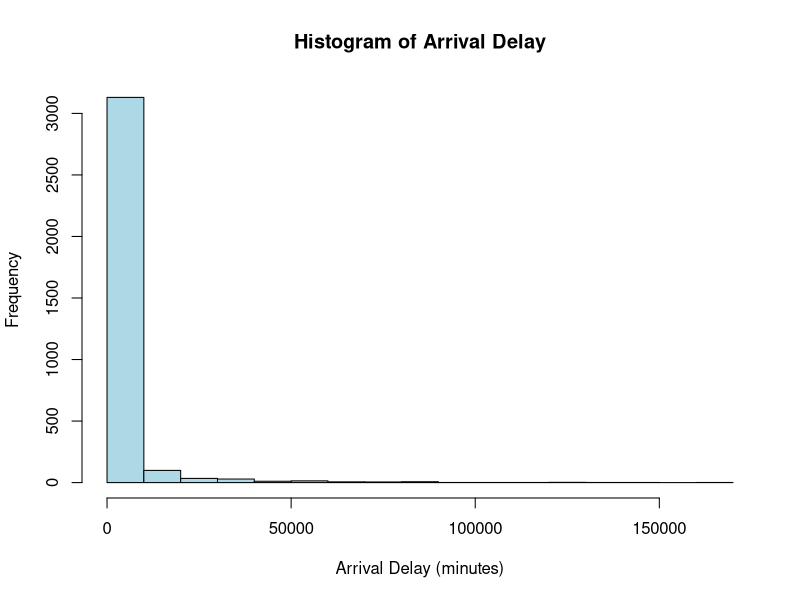
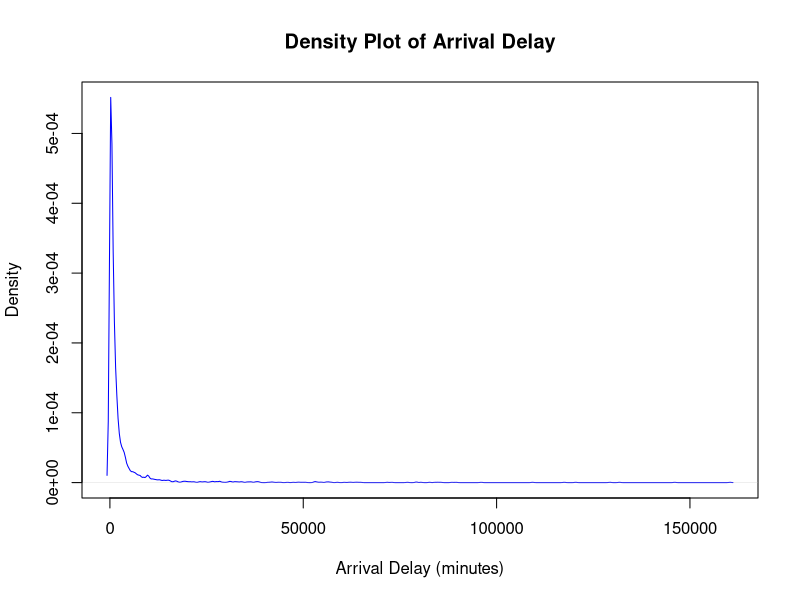
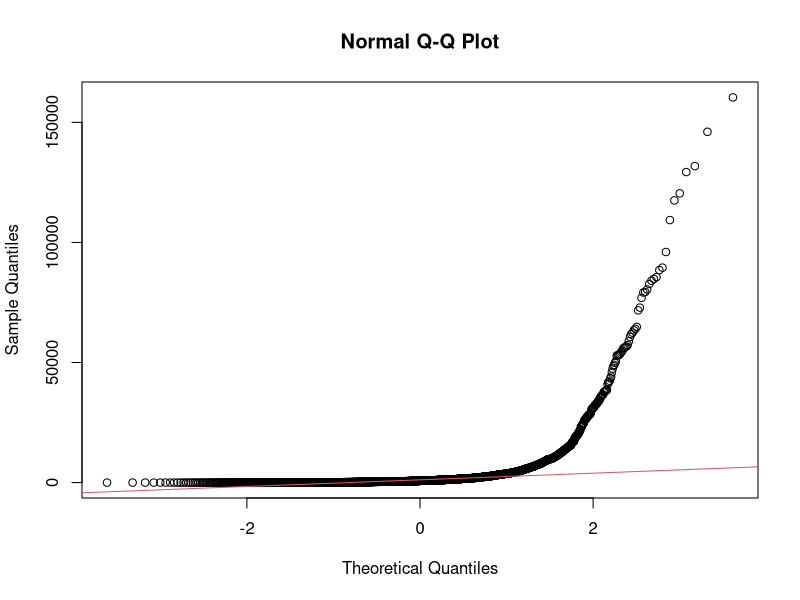
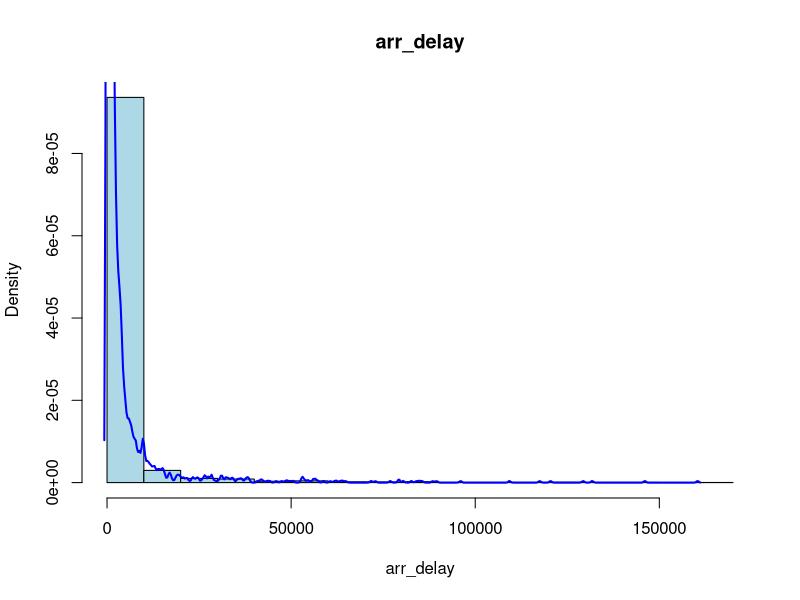
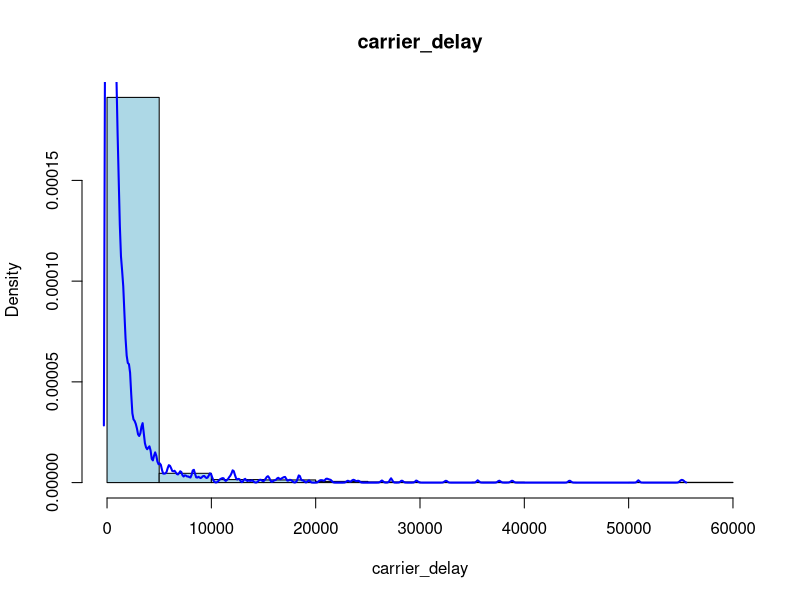
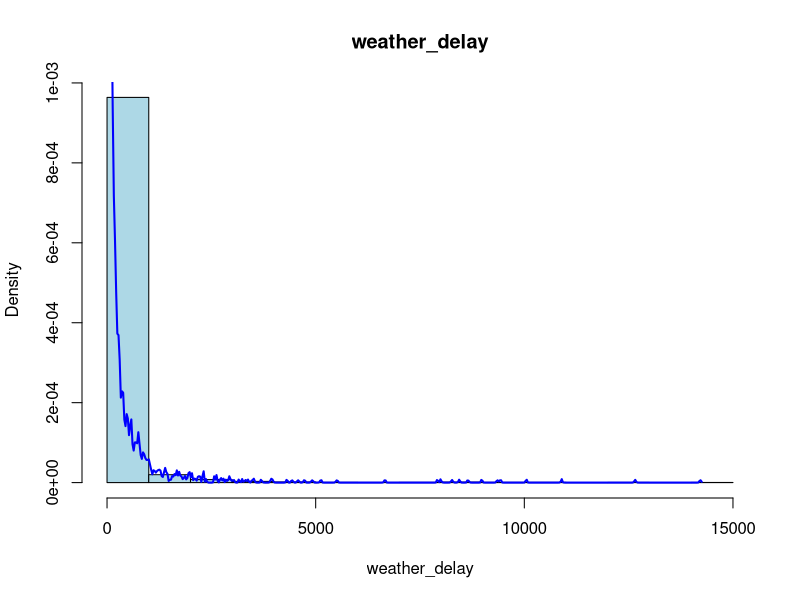
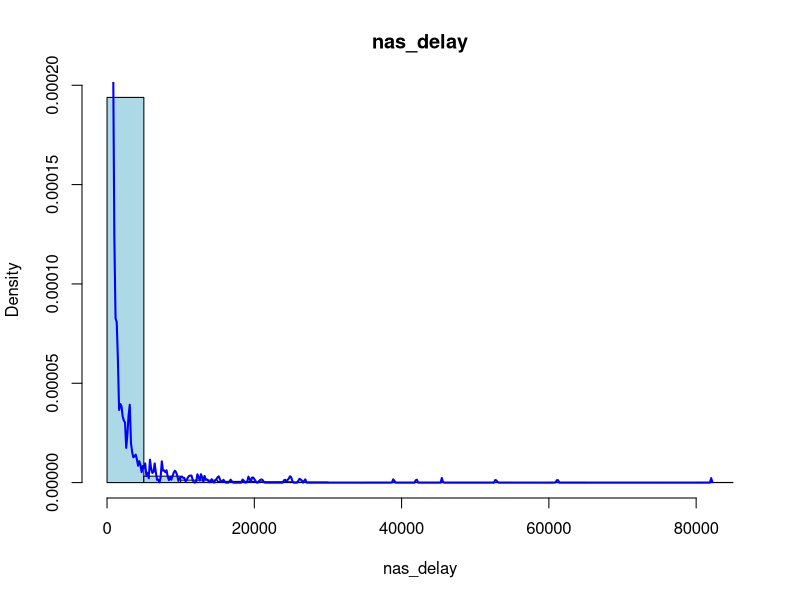
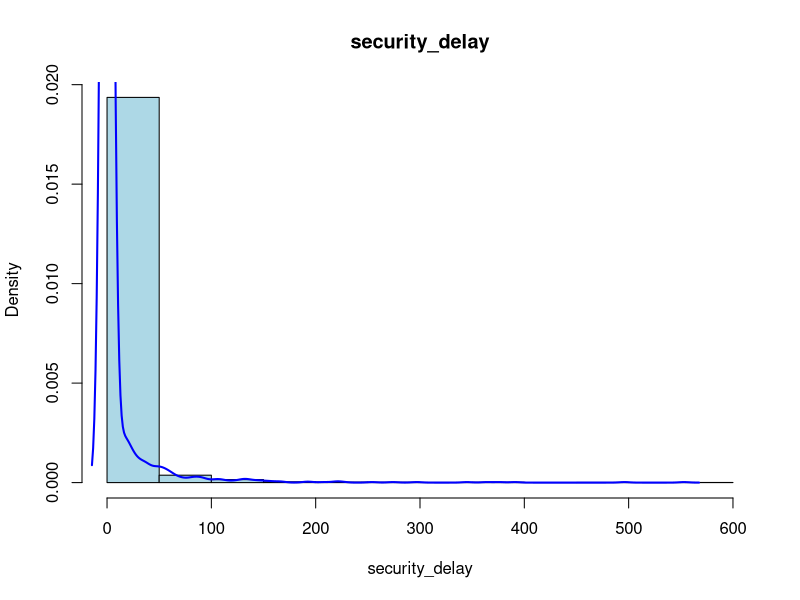

Here is the R script that generated these plots, in order:
# Load the CSV file
data <- read.csv("airline_delay.csv", header = TRUE)

# Remove rows with missing values in arr_delay
delay_data <- na.omit(data$arr_delay)

# Open PDF for writing (or create if it doesn't exist)
pdf("Rplots.pdf", width = 10, height = 6)

# Print a message 
cat("Data loaded and cleaned.\n")

# Histogram
hist(delay_data, main = "Histogram of Arrival Delay", xlab = "Arrival Delay (minutes)", ylab = "Frequency", col = "lightblue")

# Print a message
cat("Histogram created.\n")

# Density Plot
plot(density(delay_data), main = "Density Plot of Arrival Delay", xlab = "Arrival Delay (minutes)", col = "blue")

# Print a message
cat("Density plot created.\n")

# QQ Plot
qqnorm(delay_data)
qqline(delay_data, col = 2)

# Print a message
cat("QQ plot created.\n")

# Select relevant columns
selected_columns <- c("arr_delay", "carrier_delay", "weather_delay", "nas_delay", "security_delay", "late_aircraft_delay")

# Create a new data frame with selected columns
selected_data <- data[selected_columns]

# Generate normal distribution plots
for (col in selected_columns) {
  delay_data <- na.omit(selected_data[[col]])
  hist(delay_data, prob = TRUE, col = "lightblue", main = col, xlab = col, ylab = "Density")
  lines(density(delay_data), col = "blue", lwd = 2)
}

# Close the PDF device
dev.off()
